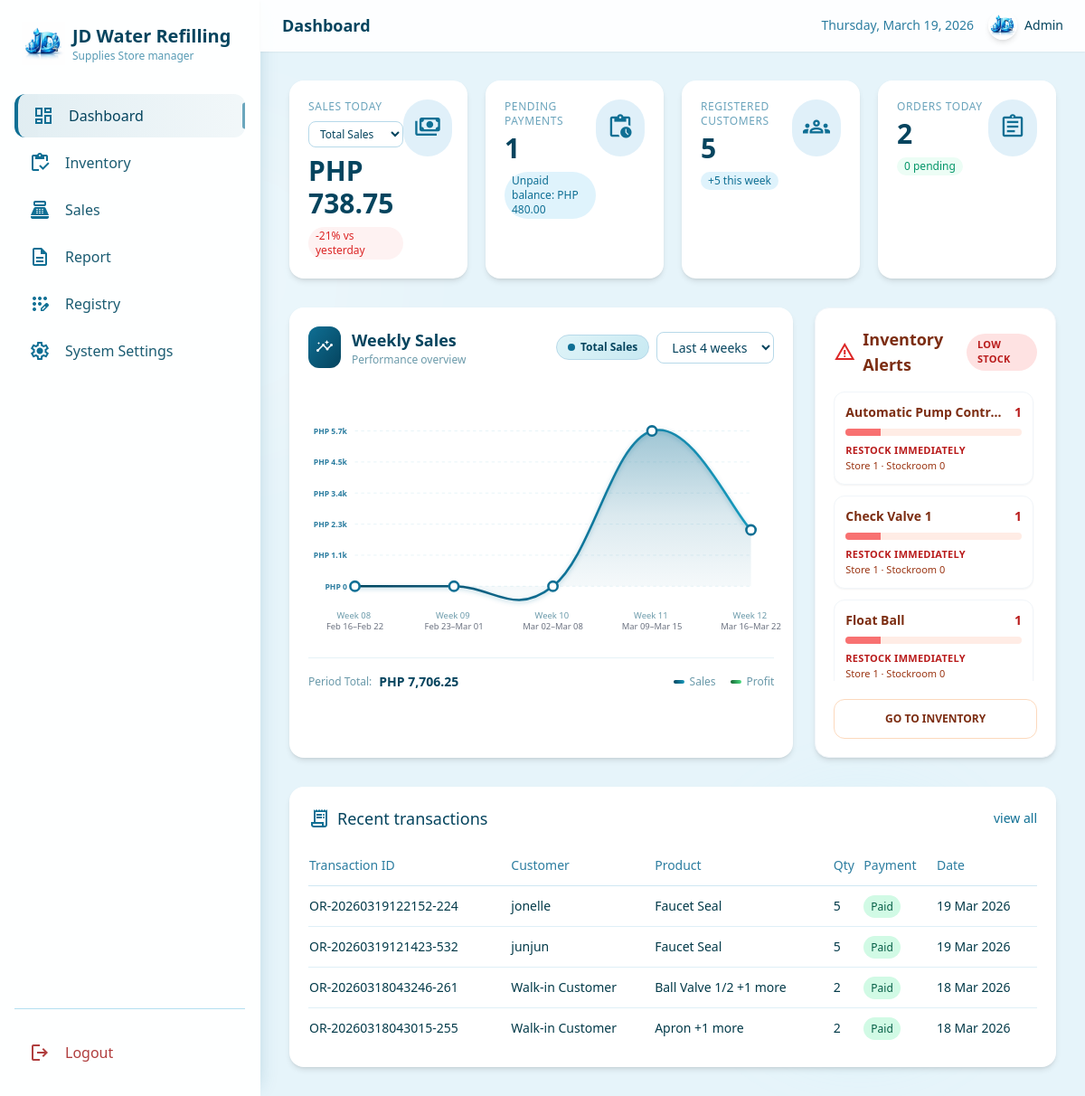
Page /admin/dashboard.php (signed in) on the committed database.
### tables this page shows
CREATE TABLE `products` (
  `id` int(11) NOT NULL,
  `product_name` varchar(150) NOT NULL,
  `category_id` int(11) DEFAULT NULL,
  `color_specs` varchar(255) NOT NULL,
  `brand` varchar(120) NOT NULL,
  `stock_store` int(11) NOT NULL DEFAULT 0,
  `stock_stockroom` int(11) NOT NULL DEFAULT 0,
  `cost` decimal(10,2) NOT NULL DEFAULT 0.00,
  `price` decimal(10,2) NOT NULL DEFAULT 0.00,
  `supplier` varchar(150) NOT NULL,
  `is_active` tinyint(1) NOT NULL DEFAULT 1,
  `created_at` timestamp NOT NULL DEFAULT current_timestamp(),
  `updated_at` timestamp NOT NULL DEFAULT current_timestamp() ON UPDATE current_timestamp()
);

CREATE TABLE `sales_orders` (
  `id` int(11) NOT NULL,
  `receipt_no` varchar(50) NOT NULL,
  `customer_name` varchar(150) NOT NULL DEFAULT 'Walk-in Customer',
  `subtotal` decimal(10,2) NOT NULL DEFAULT 0.00,
  `discount_percent` decimal(5,2) NOT NULL DEFAULT 0.00,
  `discount_amount` decimal(10,2) NOT NULL DEFAULT 0.00,
  `tax_rate` decimal(5,2) NOT NULL DEFAULT 12.00,
  `tax_amount` decimal(10,2) NOT NULL DEFAULT 0.00,
  `total_amount` decimal(10,2) NOT NULL DEFAULT 0.00,
  `payment_amount` decimal(10,2) NOT NULL DEFAULT 0.00,
  `change_amount` decimal(10,2) NOT NULL DEFAULT 0.00,
  `created_at` timestamp NOT NULL DEFAULT current_timestamp()
);

### admin/dashboard.php (the view, shortened to what the rows shown need)
<?php
require_once __DIR__ . '/../config/connect.php';
function h(string $value): string
{
    return htmlspecialchars($value, ENT_QUOTES, 'UTF-8');
}
function tableExists(mysqli $conn, string $tableName): bool
{
    $safeName = $conn->real_escape_string($tableName);
    $result = $conn->query("SHOW TABLES LIKE '{$safeName}'");
    $exists = $result instanceof mysqli_result && $result->num_rows > 0;
    return $exists;
}
function paymentStatus(float $totalAmount, float $paymentAmount): string
{
    return $paymentAmount >= $totalAmount ? 'paid' : 'pending';
}
function paymentStatusLabel(string $status): string
{
    return 'Paid';
}
function paymentStatusClass(string $status): string
{
    return 'bg-emerald-100 text-emerald-800';
}
 $conn->query(
    "CREATE TABLE IF NOT EXISTS sales_orders (
        id INT AUTO_INCREMENT PRIMARY KEY,
        receipt_no VARCHAR(50) NOT NULL,
        customer_name VARCHAR(150) NOT NULL DEFAULT 'Walk-in Customer',
        subtotal DECIMAL(10,2) NOT NULL DEFAULT 0,
        discount_percent DECIMAL(5,2) NOT NULL DEFAULT 0,
        discount_amount DECIMAL(10,2) NOT NULL DEFAULT 0,
        tax_rate DECIMAL(5,2) NOT NULL DEFAULT 0,
        tax_amount DECIMAL(10,2) NOT NULL DEFAULT 0,
        total_amount DECIMAL(10,2) NOT NULL DEFAULT 0,
        payment_amount DECIMAL(10,2) NOT NULL DEFAULT 0,
        change_amount DECIMAL(10,2) NOT NULL DEFAULT 0,
        created_at TIMESTAMP NOT NULL DEFAULT CURRENT_TIMESTAMP,
        UNIQUE KEY uq_receipt_no (receipt_no),
        KEY idx_created_at (created_at)
    ) ENGINE=InnoDB DEFAULT CHARSET=utf8mb4 COLLATE=utf8mb4_unicode_ci"
);
 $conn->query(
    "CREATE TABLE IF NOT EXISTS sales_order_items (
        id INT AUTO_INCREMENT PRIMARY KEY,
        order_id INT NOT NULL,
        product_id INT NOT NULL,
        product_name VARCHAR(150) NOT NULL,
        unit_price DECIMAL(10,2) NOT NULL DEFAULT 0,
        quantity INT NOT NULL DEFAULT 1,
        line_total DECIMAL(10,2) NOT NULL DEFAULT 0,
        created_at TIMESTAMP NOT NULL DEFAULT CURRENT_TIMESTAMP,
        KEY idx_order_id (order_id),
        KEY idx_product_id (product_id)
    ) ENGINE=InnoDB DEFAULT CHARSET=utf8mb4 COLLATE=utf8mb4_unicode_ci"
);
 $canJoinProducts = tableExists($conn, 'products');
 $lowStockSummary = [
    'count' => 0,
];
 $lowStockItems = [];
if ($canJoinProducts) {
    $lowStockCountRow = $conn->query(
        'SELECT COUNT(*) AS low_count
         FROM products
         WHERE (stock_store + stock_stockroom) > 0
           AND (stock_store + stock_stockroom) <= 5'
    )->fetch_assoc();
    if ($lowStockCountRow) {
        $lowStockSummary['count'] = (int)($lowStockCountRow['low_count'] ?? 0);
    }
    $lowStockResult = $conn->query(
        'SELECT product_name, stock_store, stock_stockroom, (stock_store + stock_stockroom) AS total_stock
         FROM products
         WHERE (stock_store + stock_stockroom) > 0
           AND (stock_store + stock_stockroom) <= 5
         ORDER BY total_stock ASC, product_name ASC
         LIMIT 8'
    );
    if ($lowStockResult instanceof mysqli_result) {
        while ($row = $lowStockResult->fetch_assoc()) {
            $lowStockItems[] = [
                'name' => (string)($row['product_name'] ?? ''),
                'store' => (int)($row['stock_store'] ?? 0),
                'stockroom' => (int)($row['stock_stockroom'] ?? 0),
                'total' => (int)($row['total_stock'] ?? 0),
            ];
        }
    }
}
$recentRows = [];
 $recentStmt = $conn->prepare(
    'SELECT
        so.id,
        so.receipt_no,
        so.customer_name,
        so.total_amount,
        so.payment_amount,
        so.created_at,
        COALESCE(SUM(soi.quantity), 0) AS total_qty,
        GROUP_CONCAT(DISTINCT soi.product_name ORDER BY soi.product_name SEPARATOR "||") AS product_names
     FROM sales_orders so
     LEFT JOIN sales_order_items soi ON soi.order_id = so.id
     GROUP BY so.id, so.receipt_no, so.customer_name, so.total_amount, so.payment_amount, so.created_at
     ORDER BY so.created_at DESC, so.id DESC
     LIMIT 4'
);
 $recentStmt->execute();
 $recentResult = $recentStmt->get_result();
while ($row = $recentResult->fetch_assoc()) {
    $products = array_values(array_filter(explode('||', (string)($row['product_names'] ?? ''))));
    $primaryProduct = $products !== [] ? $products[0] : 'No items';
    if (count($products) > 1) {
        $primaryProduct .= ' +' . (count($products) - 1) . ' more';
    }
    $totalAmount = (float)($row['total_amount'] ?? 0);
    $paymentAmount = (float)($row['payment_amount'] ?? 0);
    $status = paymentStatus($totalAmount, $paymentAmount);
    $recentRows[] = [
        'receipt_no' => (string)($row['receipt_no'] ?? ''),
        'customer_name' => (string)($row['customer_name'] ?? ''),
        'product_text' => $primaryProduct,
        'qty' => (int)($row['total_qty'] ?? 0),
        'status_label' => paymentStatusLabel($status),
        'status_class' => paymentStatusClass($status),
        'display_date' => date('d M Y', strtotime((string)($row['created_at'] ?? 'now'))),
    ];
}
?>
<!DOCTYPE html>
<html lang="en">
<head>
  <script src="https://cdn.tailwindcss.com"></script>
</head>
<body class="bg-[#e6f4fa] font-sans antialiased text-[#043b4a] min-h-screen flex">
  <div class="flex-1 flex flex-col w-full min-w-0">
    <header class="bg-white/90 backdrop-blur-md border-b border-white/40 px-3 sm:px-4 lg:px-6 py-2 sm:py-3 flex items-center justify-between sticky top-0 z-10 shadow-sm">
      <div class="flex items-center gap-2 sm:gap-3 min-w-0 flex-1 lg:ml-0 ml-12">
        <h1 class="text-sm sm:text-base lg:text-lg xl:text-xl font-light text-[#05445E] truncate">
          <span class="font-semibold">Dashboard</span>
        </h1>
      </div>
    </header>
    <main class="flex-1 p-4 sm:p-6 lg:p-8 overflow-y-auto">
      <div class="grid grid-cols-1 lg:grid-cols-3 gap-6 mb-8">
        <div class="lg:col-span-2 bg-white rounded-2xl p-5 shadow-md border border-white/40">
          <div class="flex flex-col sm:flex-row justify-between items-start sm:items-center mb-6 gap-3">
            <div class="flex items-center gap-3">
              <div>
                <h2 class="text-lg font-semibold text-[#05445E]">Weekly Sales</h2>
              </div>
            </div>
          </div>
        </div>
        <div class="bg-white rounded-2xl p-5 shadow-md border border-[#f1f5f9]">
          <div class="flex items-center justify-between mb-4">
            <h2 class="text-lg font-semibold text-[#7c2d12] flex items-center gap-2">
              <span class="material-symbols-outlined text-[#dc2626]">warning</span>
              Inventory Alerts
            </h2>
          </div>
          <?php if (!$canJoinProducts): ?>
            <p class="text-sm text-[#9a3412]">Products table not available.</p>
          <?php elseif ($lowStockSummary['count'] === 0): ?>
            <p class="text-sm text-[#9a3412]">No low stock items right now.</p>
          <?php else: ?>
            <div class="space-y-3 max-h-[320px] min-h-[240px] overflow-y-auto pr-1">
              <?php foreach ($lowStockItems as $item): ?>
                <?php
                  $percent = min(100, max(0, $item['total'] / 5 * 100));
                ?>
                <div class="bg-white rounded-xl border border-[#f1f5f9] p-3 shadow-sm">
                  <div class="flex items-center justify-between text-sm font-semibold text-[#7c2d12]">
                    <span class="truncate pr-3"><?= h($item['name']) ?></span>
                    <span class="text-[#b91c1c]"><?= number_format((int)$item['total']) ?></span>
                  </div>
                  <div class="mt-2 h-2 bg-[#ffece5] rounded-full overflow-hidden">
                    <div style="width: <?= $percent ?>%;" class="h-full bg-[#f87171]"></div>
                  </div>
                  <p class="mt-2 text-[11px] uppercase tracking-wide text-[#b91c1c] font-semibold">Restock immediately</p>
                  <p class="text-[11px] text-[#9a3412]">Store <?= (int)$item['store'] ?> · Stockroom <?= (int)$item['stockroom'] ?></p>
                </div>
              <?php endforeach; ?>
            </div>
          <?php endif; ?>
        </div>
      </div>
      <div class="bg-white rounded-2xl p-5 shadow-md border border-white/40">
        <div class="flex justify-between items-center mb-4">
          <h2 class="text-lg font-medium text-[#05445E] flex items-center gap-2">
            <span class="material-symbols-outlined text-[#0f6f94]">receipt_long</span> Recent transactions
          </h2>
        </div>
        <div class="overflow-x-auto">
          <table class="w-full text-sm">
            <thead class="text-[#2c7da0] border-b border-[#d0e7f2]">
              <tr>
                <th class="text-left py-3 font-medium">Transaction ID</th>
                <th class="text-left py-3 font-medium">Customer</th>
                <th class="text-left py-3 font-medium">Product</th>
                <th class="text-left py-3 font-medium">Qty</th>
                <th class="text-left py-3 font-medium">Payment</th>
                <th class="text-left py-3 font-medium">Date</th>
              </tr>
            </thead>
            <tbody class="divide-y divide-[#dff0f7]">
              <?php if ($recentRows === []): ?>
                <tr>
                  <td class="py-6 text-center text-[#2c7da0]" colspan="6">No transactions found yet.</td>
                </tr>
              <?php else: ?>
                <?php foreach ($recentRows as $row): ?>
                  <tr class="hover:bg-[#f3fafd]">
                    <td class="py-3"><?= h((string)$row['receipt_no']) ?></td>
                    <td><?= h((string)$row['customer_name']) ?></td>
                    <td><?= h((string)$row['product_text']) ?></td>
                    <td><?= number_format((int)$row['qty']) ?></td>
                    <td><span class="<?= h((string)$row['status_class']) ?> px-2 py-1 rounded-full text-xs"><?= h((string)$row['status_label']) ?></span></td>
                    <td><?= h((string)$row['display_date']) ?></td>
                  </tr>
                <?php endforeach; ?>
              <?php endif; ?>
            </tbody>
          </table>
        </div>
      </div>
    </main>
  </div>
</body>
</html>

### rows in the picture
products: product_name "Automatic Pump Contr…", total "1", $percent 20 (drawn), store "1", stock_stockroom "0"
products: product_name "Check Valve 1", total "1", $percent 20 (drawn), store "1", stock_stockroom "0"
products: product_name "Float Ball", total "1", $percent 20 (drawn), store "1", stock_stockroom "0"
sales_orders: receipt_no "OR-20260319122152-224", customer_name "jonelle", product_text "Faucet Seal", qty "5", status_label "Paid", display_date "19 Mar 2026"
sales_orders: receipt_no "OR-20260319121423-532", customer_name "junjun", product_text "Faucet Seal", qty "5", status_label "Paid", display_date "19 Mar 2026"
sales_orders: receipt_no "OR-20260318043246-261", customer_name "Walk-in Customer", product_text "Ball Valve 1/2 +1 more", qty "2", status_label "Paid", display_date "18 Mar 2026"
sales_orders: receipt_no "OR-20260318043015-255", customer_name "Walk-in Customer", product_text "Apron +1 more", qty "2", status_label "Paid", display_date "18 Mar 2026"

### other values in the picture
$pendingSummary['count'] "1"
formatMoney($pendingSummary['balance']) "PHP 480.00"
$registeredCustomers "5"
$newCustomersThisWeek "5"
$ordersToday "2"
$pendingToday "0"
